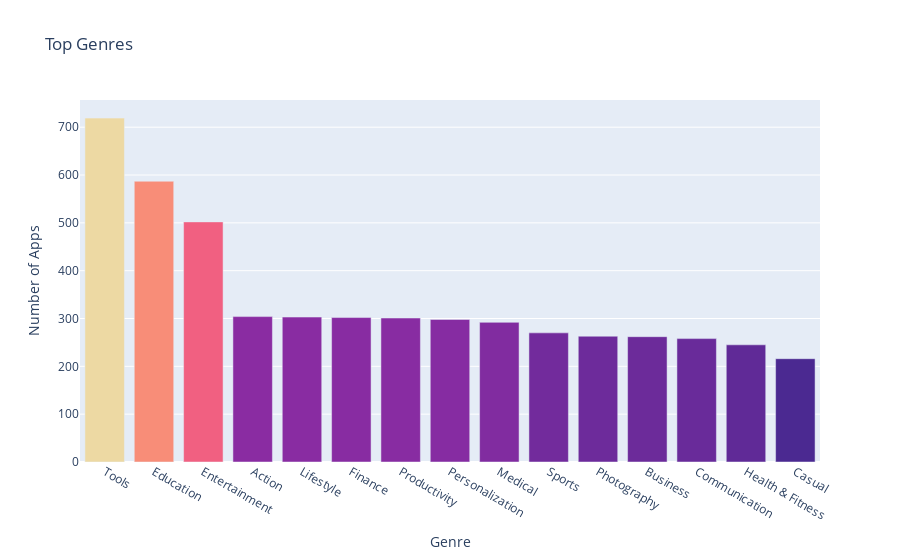

Notebook code for this chart:
### Markdown cell above
**Challenge**: Can you create this chart with the Series containing the genre data? 

<img src=https://imgur.com/DbcoQli.png width=400>

Try experimenting with the built in colour scales in Plotly. You can find a full list [here](https://plotly.com/python/builtin-colorscales/). 

* Find a way to set the colour scale using the color_continuous_scale parameter. 
* Find a way to make the color axis disappear by using coloraxis_showscale.

### Code cell
bar = px.bar(x = num_genres.index[:15], # index = category name
             y = num_genres.values[:15], # count
             title='Top Genres',
             hover_name=num_genres.index[:15],
             color=num_genres.values[:15],
             color_continuous_scale='Agsunset')
 
bar.update_layout(xaxis_title='Genre',
yaxis_title='Number of Apps',
coloraxis_showscale=False)
 
bar.show()

### Figure 1 — Plotly figure (JSON) as saved in the notebook; plotly's stock layout.template omitted (floating-point values rounded to 4 significant figures)
{"data": [{"alignmentgroup": "True", "hovertemplate": "<b>%{hovertext}</b><br><br>x=%{x}<br>y=%{y}<br>color=%{marker.color}<extra></extra>", "hovertext": ["Tools", "Education", "Entertainment", "Action", "Lifestyle", "Finance", "Productivity", "Personalization", "Medical", "Sports", "Photography", "Business", "Communication", "Health & Fitness", "Casual"], "legendgroup": "", "marker": {"color": [719, 587, 502, 304, 303, 302, 301, 298, 292, 270, 263, 262, 258, 245, 216], "coloraxis": "coloraxis", "pattern": {"shape": ""}}, "name": "", "offsetgroup": "", "orientation": "v", "showlegend": false, "textposition": "auto", "type": "bar", "x": ["Tools", "Education", "Entertainment", "Action", "Lifestyle", "Finance", "Productivity", "Personalization", "Medical", "Sports", "Photography", "Business", "Communication", "Health & Fitness", "Casual"], "xaxis": "x", "y": [719, 587, 502, 304, 303, 302, 301, 298, 292, 270, 263, 262, 258, 245, 216], "yaxis": "y"}], "layout": {"autosize": true, "barmode": "relative", "coloraxis": {"colorbar": {"title": {"text": "color"}}, "colorscale": [[0, "rgb(75, 41, 145)"], [0.1667, "rgb(135, 44, 162)"], [0.3333, "rgb(192, 54, 157)"], [0.5, "rgb(234, 79, 136)"], [0.6667, "rgb(250, 120, 118)"], [0.8333, "rgb(246, 169, 122)"], [1, "rgb(237, 217, 163)"]], "showscale": false}, "legend": {"tracegroupgap": 0}, "title": {"text": "Top Genres"}, "xaxis": {"anchor": "y", "autorange": true, "domain": [0, 1], "range": [-0.5, 14.5], "title": {"text": "Genre"}, "type": "category"}, "yaxis": {"anchor": "x", "autorange": true, "domain": [0, 1], "range": [0, 756.8], "title": {"text": "Number of Apps"}, "type": "linear"}}}
